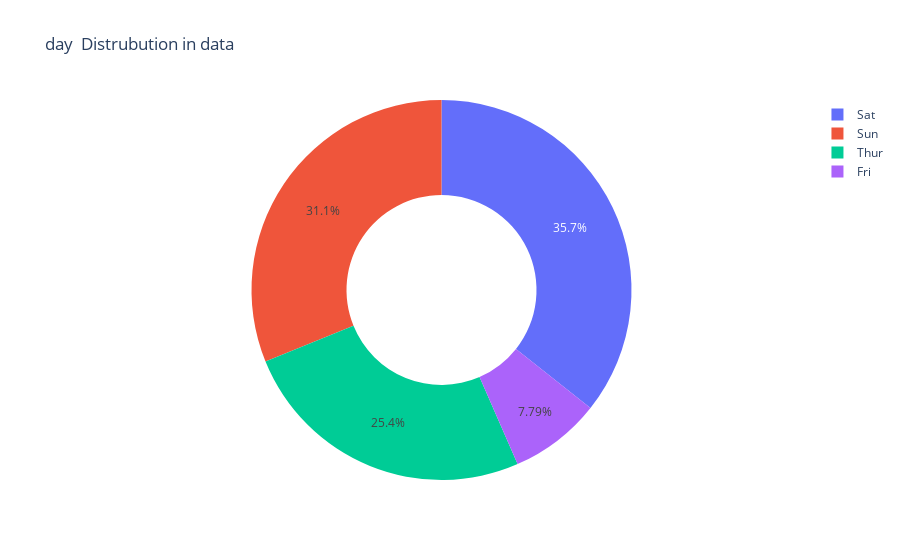

Notebook source saved alongside this figure:
### Code cell
get_pie_chart(tips,'day')

### Figure 1 — Plotly figure (JSON) as saved in the notebook; plotly's stock layout.template omitted (floating-point values rounded to 4 significant figures)
{"data": [{"domain": {"x": [0, 1], "y": [0, 1]}, "hole": 0.5, "hovertemplate": "day=%{label}<br>value=%{value}<extra></extra>", "labels": ["Sat", "Sun", "Thur", "Fri"], "legendgroup": "", "name": "", "showlegend": true, "type": "pie", "values": [87, 76, 62, 19]}], "layout": {"legend": {"tracegroupgap": 0}, "title": {"text": "day  Distrubution in data"}}}
